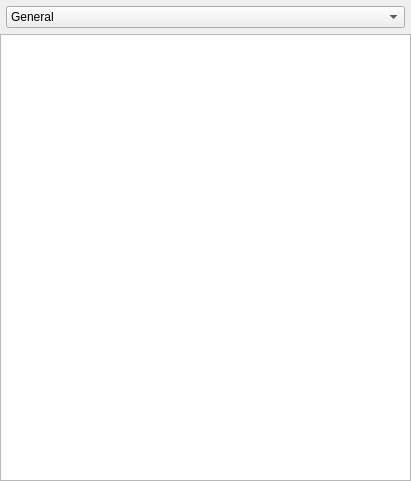
<?xml version="1.0" encoding="UTF-8"?>
<ui version="4.0">
 <class>QXFontInfoWidget</class>
 <widget class="QWidget" name="QXFontInfoWidget">
  <property name="geometry">
   <rect>
    <x>0</x>
    <y>0</y>
    <width>411</width>
    <height>481</height>
   </rect>
  </property>
  <property name="windowTitle">
   <string>Form</string>
  </property>
  <layout class="QVBoxLayout" name="verticalLayout">
   <property name="spacing">
    <number>0</number>
   </property>
   <property name="leftMargin">
    <number>0</number>
   </property>
   <property name="topMargin">
    <number>0</number>
   </property>
   <property name="rightMargin">
    <number>0</number>
   </property>
   <property name="bottomMargin">
    <number>0</number>
   </property>
   <item>
    <layout class="QHBoxLayout" name="horizontalLayout">
     <property name="leftMargin">
      <number>6</number>
     </property>
     <property name="topMargin">
      <number>6</number>
     </property>
     <property name="rightMargin">
      <number>6</number>
     </property>
     <property name="bottomMargin">
      <number>6</number>
     </property>
     <item>
      <widget class="QComboBox" name="comboBox">
       <property name="sizePolicy">
        <sizepolicy hsizetype="Expanding" vsizetype="Fixed">
         <horstretch>0</horstretch>
         <verstretch>0</verstretch>
        </sizepolicy>
       </property>
       <item>
        <property name="text">
         <string>General</string>
        </property>
       </item>
       <item>
        <property name="text">
         <string>hhea</string>
        </property>
       </item>
       <item>
        <property name="text">
         <string>hmtx</string>
        </property>
       </item>
       <item>
        <property name="text">
         <string>post</string>
        </property>
       </item>
       <item>
        <property name="text">
         <string>OS/2</string>
        </property>
       </item>
       <item>
        <property name="text">
         <string>GPOS</string>
        </property>
       </item>
       <item>
        <property name="text">
         <string>GSUB</string>
        </property>
       </item>
       <item>
        <property name="text">
         <string>BASE</string>
        </property>
       </item>
       <item>
        <property name="text">
         <string>GDEF</string>
        </property>
       </item>
      </widget>
     </item>
    </layout>
   </item>
   <item>
    <widget class="QTextBrowser" name="textBrowser">
     <property name="openExternalLinks">
      <bool>true</bool>
     </property>
    </widget>
   </item>
  </layout>
 </widget>
 <resources/>
 <connections/>
</ui>
